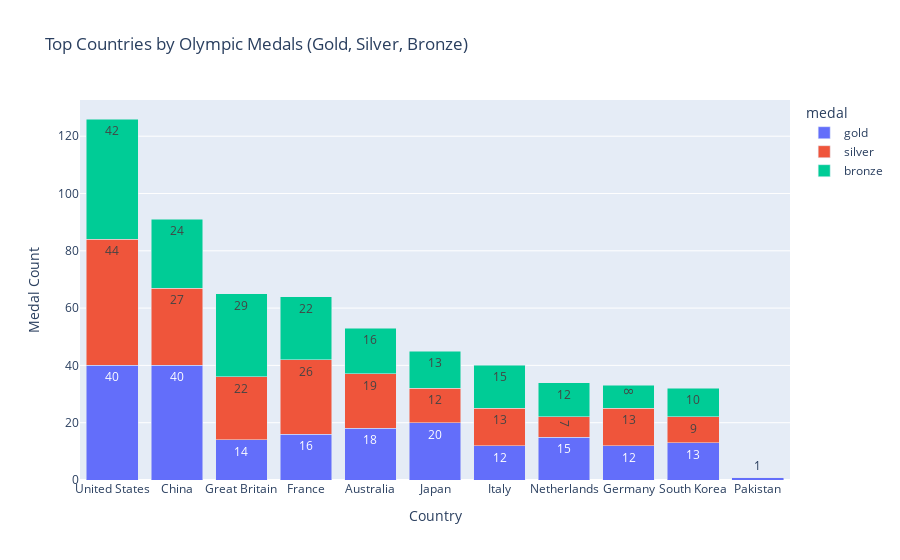

Notebook cell for this chart:
### Markdown cell above
<h1 style="line-height:3rem;">Olympic</h1>

### Code cell
import pandas as pd
import os
import plotly.express as px

def load_olympics_data():
    env_name = os.environ.get('KAGGLE_KERNEL_RUN_TYPE', 'Localhost')
    if env_name == "Localhost":
        df = pd.read_csv('../datasets/New/olympics-economics.csv', low_memory=False)
    else:
        df = pd.read_csv("/kaggle/input/olympics/olympics-economics.csv")
    return df

def get_top_medal_countries(df, top_n=10, include_countries=None):
    # Standardize country column name
    if 'country' not in df.columns:
        for col in df.columns:
            if col.lower() == 'country':
                df.rename(columns={col: 'country'}, inplace=True)
                break
    
    # Clean country names
    df['country'] = df['country'].str.strip()

    # Compute total medals
    df['total'] = df['gold'] + df['silver'] + df['bronze']
    top_df = df.sort_values(by='total', ascending=False).head(top_n)

    # Always include specified countries
    if include_countries:
        include_countries_clean = [c.strip() for c in include_countries]
        extra_df = df[df['country'].isin(include_countries_clean)]
        
        # Debugging output
        print("Included countries found in dataset:", extra_df['country'].tolist())
        
        combined_df = pd.concat([top_df, extra_df]).drop_duplicates(subset='country')
        combined_df = combined_df.sort_values(by='total', ascending=False).reset_index(drop=True)
    else:
        combined_df = top_df.reset_index(drop=True)

    return combined_df

def plot_medals_bar_chart(df):
    df_melted = df.melt(id_vars='country', value_vars=['gold', 'silver', 'bronze'],
                        var_name='medal', value_name='count')
    fig = px.bar(df_melted,
                 x='country',
                 y='count',
                 color='medal',
                 title='Top Countries by Olympic Medals (Gold, Silver, Bronze)',
                 text='count')
    fig.update_layout(barmode='stack', xaxis_title='Country', yaxis_title='Medal Count')
    fig.show()

def style_gradient_table(df):
    return df.style.background_gradient(subset=['gold', 'silver', 'bronze', 'total'], cmap='YlOrBr')

# ---------------------
# Main Execution
# ---------------------

df_olympics = load_olympics_data()

include_countries = ["Finland", "Pakistan"]
top_medal_df = get_top_medal_countries(df_olympics, top_n=10, include_countries=include_countries)

plot_medals_bar_chart(top_medal_df)

styled_table = style_gradient_table(top_medal_df)
styled_table

### Figure 1 — Plotly figure (JSON) as saved in the notebook; plotly's stock layout.template omitted (floating-point values rounded to 4 significant figures)
{"data": [{"alignmentgroup": "True", "hovertemplate": "medal=gold<br>country=%{x}<br>count=%{text}<extra></extra>", "legendgroup": "gold", "marker": {"color": "#636efa", "pattern": {"shape": ""}}, "name": "gold", "offsetgroup": "gold", "orientation": "v", "showlegend": true, "text": [40, 40, 14, 16, 18, 20, 12, 15, 12, 13, 1], "textposition": "auto", "type": "bar", "x": ["United States", "China", "Great Britain", "France", "Australia", "Japan", "Italy", "Netherlands", "Germany", "South Korea", "Pakistan"], "xaxis": "x", "y": [40, 40, 14, 16, 18, 20, 12, 15, 12, 13, 1], "yaxis": "y"}, {"alignmentgroup": "True", "hovertemplate": "medal=silver<br>country=%{x}<br>count=%{text}<extra></extra>", "legendgroup": "silver", "marker": {"color": "#EF553B", "pattern": {"shape": ""}}, "name": "silver", "offsetgroup": "silver", "orientation": "v", "showlegend": true, "text": [44, 27, 22, 26, 19, 12, 13, 7, 13, 9, 0], "textposition": "auto", "type": "bar", "x": ["United States", "China", "Great Britain", "France", "Australia", "Japan", "Italy", "Netherlands", "Germany", "South Korea", "Pakistan"], "xaxis": "x", "y": [44, 27, 22, 26, 19, 12, 13, 7, 13, 9, 0], "yaxis": "y"}, {"alignmentgroup": "True", "hovertemplate": "medal=bronze<br>country=%{x}<br>count=%{text}<extra></extra>", "legendgroup": "bronze", "marker": {"color": "#00cc96", "pattern": {"shape": ""}}, "name": "bronze", "offsetgroup": "bronze", "orientation": "v", "showlegend": true, "text": [42, 24, 29, 22, 16, 13, 15, 12, 8, 10, 0], "textposition": "auto", "type": "bar", "x": ["United States", "China", "Great Britain", "France", "Australia", "Japan", "Italy", "Netherlands", "Germany", "South Korea", "Pakistan"], "xaxis": "x", "y": [42, 24, 29, 22, 16, 13, 15, 12, 8, 10, 0], "yaxis": "y"}], "layout": {"autosize": true, "barmode": "stack", "legend": {"title": {"text": "medal"}, "tracegroupgap": 0}, "title": {"text": "Top Countries by Olympic Medals (Gold, Silver, Bronze)"}, "xaxis": {"anchor": "y", "autorange": true, "domain": [0, 1], "range": [-0.5, 10.5], "title": {"text": "Country"}, "type": "category"}, "yaxis": {"anchor": "x", "autorange": true, "domain": [0, 1], "range": [0, 132.6], "title": {"text": "Medal Count"}, "type": "linear"}}}
